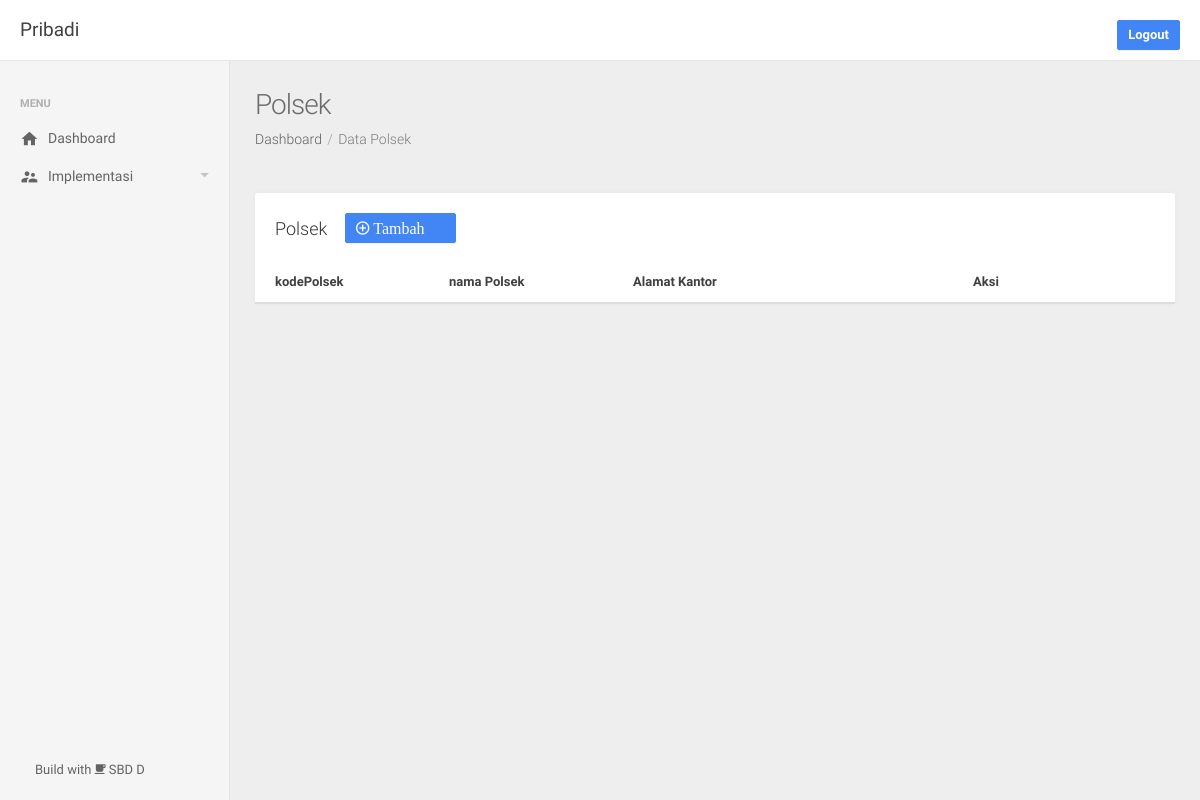
The page /polsek/ (signed in) on the database as committed earlier.
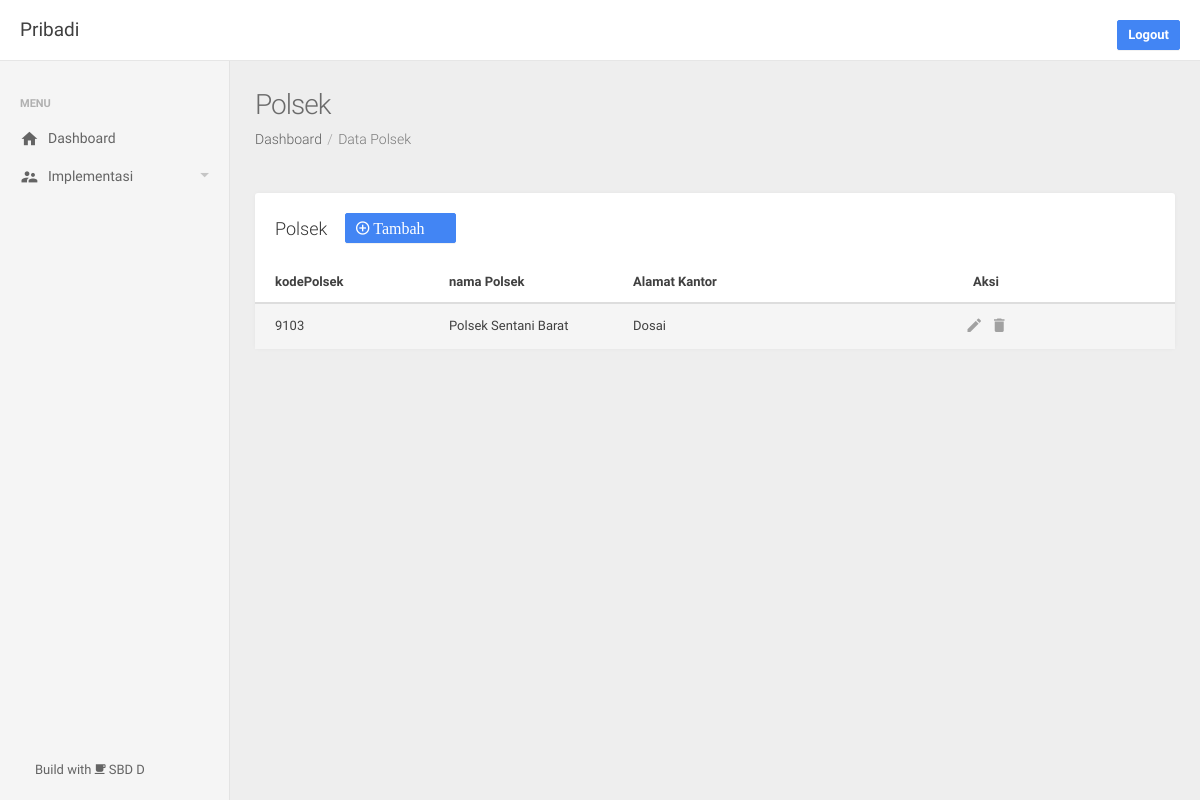
The same page on the database as committed later.
### app/models.py (models this page shows)
class Polsek(db.Model):
    id = db.Column(db.Integer, primary_key=True)
    kodePolsek = db.Column(db.Integer, unique=False)
    namaPolsek = db.Column(db.String(100))
    alamatKantor = db.Column(db.String(100))

### app/routes.py (the view)
@app.route('/polsek/')
@login_required
def polsek():
    return render_template('polsek/polsek.html', title='Polsek', submenu='dataPolsek', link1='Data Polsek' ,data=Polsek.query.all())

### app/models.py (called while the page is built)
@login_manager.user_loader
def load_user(user_id):
    return User.query.get(int(user_id))

### app/templates/polsek/polsek.html (shortened to what this page needs)
{% extends 'layout.html' %}
{% block content %}
<div class="row">
    <div class="col-sm-12">
        <div class="panel panel-default panel-table">
            <div class="panel-heading">{{title}}&nbsp;&nbsp;&nbsp;
                <a href="{{ url_for ('polsekAdd') }}">
                    <button class="btn btn-space btn-primary">
                        <div class="icon mdi mdi-plus-circle-o">&nbsp;Tambah&nbsp; &nbsp; &nbsp; </div>
                    </button>
                </a>
            </div>
            <div class="panel-body">
                <table class="table table-striped table-hover">
                    <thead>
                        <tr>
                            <th style="width:20%;">kodePolsek</th>
                            <th style="width:20%;">nama Polsek</th>
                            <th style="width:20%;">Alamat Kantor</th>
                            <th class="actions">Aksi</th>
                        </tr>
                    </thead>
                    <tbody>
                        {% for row in data %}
                            <tr>
                                <td>{{row.kodePolsek}}</td>
                                <td>{{row.namaPolsek}}</td>
                                <td>{{row.alamatKantor}}</td>
                                <td class="actions">
                                    <a href="{{ url_for ('polsekEdit', kodePolsek=row.kodePolsek)}}">
                                        <i class="icon mdi mdi-edit"></i>
                                    </a>&nbsp;&nbsp;
                                    <buton data-toggle="modal" data-target="#md-footer-danger{{row.kodePolsek}}">
                                        <i class="icon mdi mdi-delete"></i>
                                    </buton>
                                </td>
                            </tr>
                        {% endfor %}
                    </tbody>
                </table>
            </div>
        </div>
    </div>
</div>
{% endblock content %}

Rows that differ between the two databases and show on the page:
added Polsek: kodePolsek "9103", namaPolsek "Polsek Sentani Barat", alamatKantor "Dosai"
